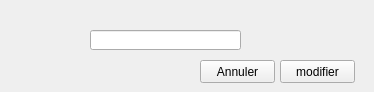
<?xml version="1.0" encoding="UTF-8"?>
<ui version="4.0">
 <class>modifierchedli</class>
 <widget class="QWidget" name="modifierchedli">
  <property name="geometry">
   <rect>
    <x>0</x>
    <y>0</y>
    <width>374</width>
    <height>92</height>
   </rect>
  </property>
  <property name="windowTitle">
   <string>Form</string>
  </property>
  <widget class="QLineEdit" name="nv">
   <property name="geometry">
    <rect>
     <x>90</x>
     <y>30</y>
     <width>151</width>
     <height>20</height>
    </rect>
   </property>
  </widget>
  <widget class="QPushButton" name="modifier_2">
   <property name="geometry">
    <rect>
     <x>280</x>
     <y>60</y>
     <width>75</width>
     <height>23</height>
    </rect>
   </property>
   <property name="text">
    <string>modifier</string>
   </property>
  </widget>
  <widget class="QPushButton" name="Annuler">
   <property name="geometry">
    <rect>
     <x>200</x>
     <y>60</y>
     <width>75</width>
     <height>23</height>
    </rect>
   </property>
   <property name="text">
    <string>Annuler</string>
   </property>
  </widget>
 </widget>
 <resources/>
 <connections/>
</ui>
